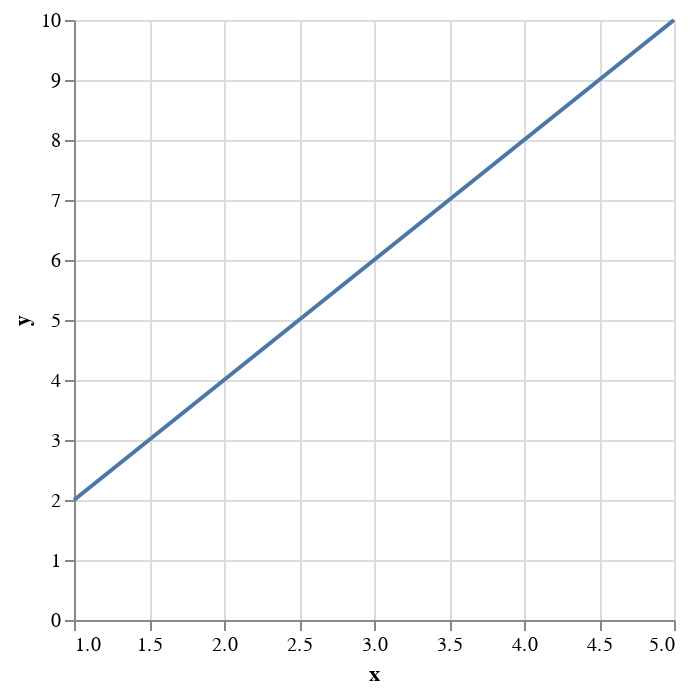

Here is the notebook cell this chart was saved with:
### Code cell
import altair as alt
import pandas as pd

data = pd.DataFrame({
    'x': [1, 2, 3, 4, 5],
    'y': [2, 4, 6, 8, 10]
})

chart = alt.Chart(data).mark_line().encode(
    x='x',
    y='y'
)

chart

### Figure 1 — Vega-Lite specification as saved in the notebook (floating-point values rounded to 4 significant figures)
{"config": {"view": {"continuousWidth": 300, "continuousHeight": 300}}, "data": {"name": "data-4159737ac45a13c822387d6595911db8"}, "mark": {"type": "line"}, "encoding": {"x": {"field": "x", "type": "quantitative"}, "y": {"field": "y", "type": "quantitative"}}, "$schema": "https://vega.github.io/schema/vega-lite/v5.8.0.json", "datasets": {"data-4159737ac45a13c822387d6595911db8": [{"x": 1, "y": 2}, {"x": 2, "y": 4}, {"x": 3, "y": 6}, {"x": 4, "y": 8}, {"x": 5, "y": 10}]}}
